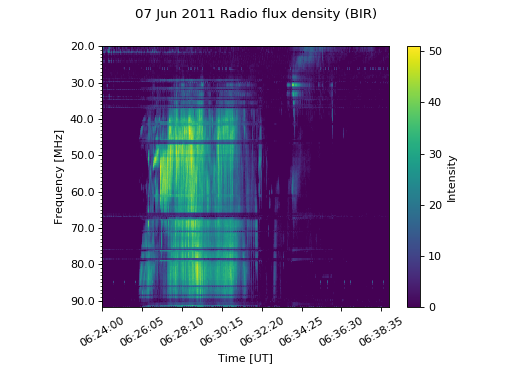

Here is the Python script that generated this plot:
from matplotlib import pyplot as plt
import sunpy
import sunpy.data.sample
from sunpy.spectra.sources.callisto import CallistoSpectrogram
image = CallistoSpectrogram.read(sunpy.data.sample.CALLISTO_SPECTRUM)
nobg = image.subtract_bg()
nobg.peek(vmin=0)
